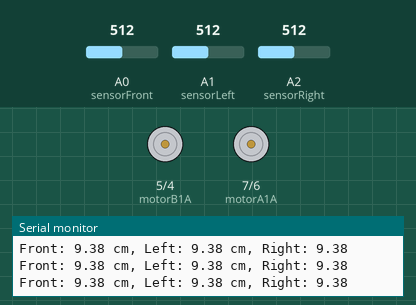
The sketch below on a simulated Arduino Uno, built with avr-gcc and run on an emulated ATmega328P. On the bench: motor-driver pin pairs drawn as motors (green arrow = first pin HIGH = forward, orange = second pin HIGH = backward, longer = more drive), the last lines printed to the serial monitor. The inputs (shaded band) are chosen by the test bench; at power-on: A0 (sensorFront) = 512, A1 (sensorLeft) = 512, A2 (sensorRight) = 512.

Above: at 1.2 s.
1.3 s: A0 (sensorFront) set to 52
4.3 s: A0 (sensorFront) set to 45
5.8 s: A1 (sensorLeft) set to 52
7.3 s: A1 (sensorLeft) set to 46
10.3 s: A2 (sensorRight) set to 334
11.8 s: A2 (sensorRight) set to 305
At 12.8 s:
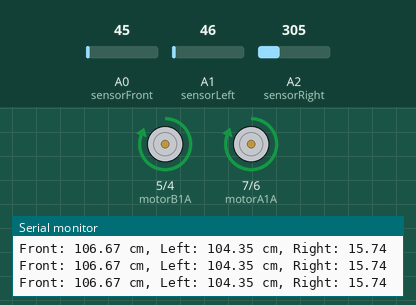
Timing chart, 0 to 14.3 s (numbered marks = the images above; inputs shaded):
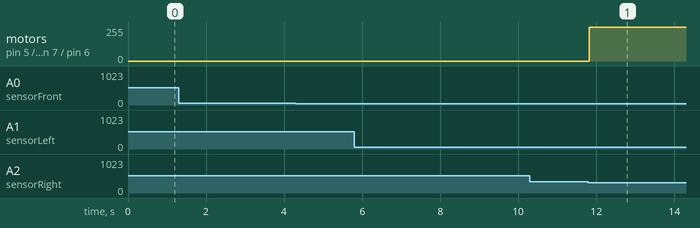

Measured:
- the behaviour switches between 320 and 319 on A2 (sensorRight) (found by bisection; images 0 and 1)
- after the input at 11.8 s, motor on pin 5 (motorB1A) / pin 4 (motorB1B), motor on pin 7 (motorA1A) / pin 6 (motorA1B): stopped → forward 255/255 at once

The sketch:

NHJ_distance.ino
```cpp
// 센서 핀
const int sensorFront = A0;
const int sensorLeft = A1;
const int sensorRight = A2;

// 모터 핀
const int motorA1A = 7;
const int motorA1B = 6;
const int motorB1A = 5;
const int motorB1B = 4;

// 거리 기준 (cm)
const int thresholdDistance = 15;

void setup() {
  // 시리얼 모니터 디버깅용
  Serial.begin(9600);

  // 모터 출력
  pinMode(motorA1A, OUTPUT);
  pinMode(motorA1B, OUTPUT);
  pinMode(motorB1A, OUTPUT);
  pinMode(motorB1B, OUTPUT);
}

void loop() {
  // 아날로그 값 읽기
  int analogFront = analogRead(sensorFront);
  int analogLeft = analogRead(sensorLeft);
  int analogRight = analogRead(sensorRight);

  // 아날로그 → 거리 변환 (센서에 따라 보정 필요)
  float distanceFront = 4800.0 / analogFront;
  float distanceLeft = 4800.0 / analogLeft;
  float distanceRight = 4800.0 / analogRight;

  // 디버깅용 출력
  Serial.print("Front: ");
  Serial.print(distanceFront);
  Serial.print(" cm, Left: ");
  Serial.print(distanceLeft);
  Serial.print(" cm, Right: ");
  Serial.println(distanceRight);

  // 15cm 이하일 경우 장애물로 판단 → 정지
  if (distanceFront <= thresholdDistance ||
      distanceLeft <= thresholdDistance ||
      distanceRight <= thresholdDistance) {
    stopMotors();
  } else {
    moveForward();
  }

  delay(100);
}

void moveForward() {
  digitalWrite(motorA1A, HIGH);
  digitalWrite(motorA1B, LOW);
  digitalWrite(motorB1A, HIGH);
  digitalWrite(motorB1B, LOW);
}

void stopMotors() {
  digitalWrite(motorA1A, LOW);
  digitalWrite(motorA1B, LOW);
  digitalWrite(motorB1A, LOW);
  digitalWrite(motorB1B, LOW);
}
```
